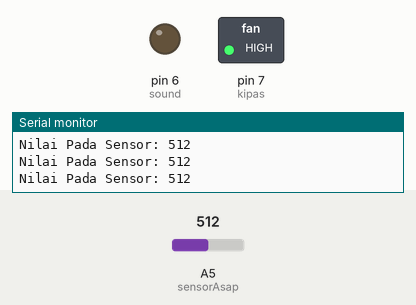
Simulated run of this sketch. Board: Arduino Uno, built with avr-gcc and run on an emulated ATmega328P. Parts: switched loads named in the sketch (green lamp = pin HIGH), output pins drawn as LEDs (lit = HIGH), the last lines printed to the serial monitor. The test bench sets the inputs (shaded band); at power-on: A5 (sensorAsap) = 512.

Above: at 1.2 s.
1.3 s: A5 (sensorAsap) set to 586
2.8 s: A5 (sensorAsap) set to 610
At 3.4 s:
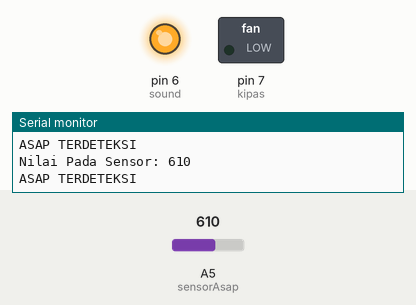
4.3 s: A5 (sensorAsap) set to 590
At 4.8 s:
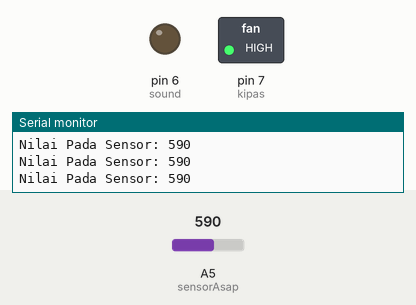
5.8 s: A5 (sensorAsap) set to 716
At 6.2 s:
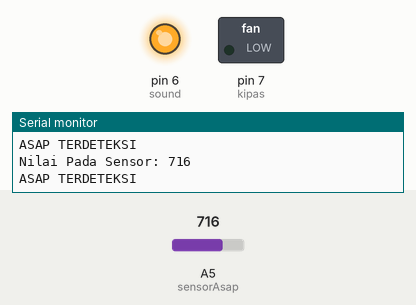
Timing chart, 0 to 8.3 s (numbered marks = the images above; inputs shaded):
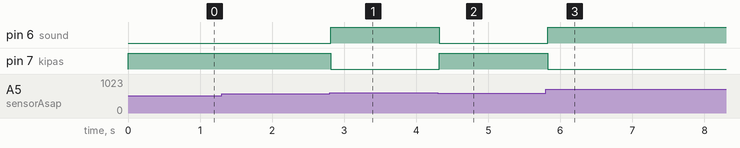

The sketch:

sensor_asap.ino
```cpp
#define sensorAsap A5
#define kipas 7
#define sound 6

int batasWajar = 600; // batas wajar asap

void setup() {
  // put your setup code here, to run once:
  pinMode(sensorAsap, INPUT);
  pinMode(kipas, OUTPUT);
  pinMode(sound, OUTPUT);
  digitalWrite(kipas, HIGH);
  Serial.begin(9600);
}

void loop() {
  // put your main code here, to run repeatedly:
  int asap = analogRead(sensorAsap);

  Serial.print("Nilai Pada Sensor: ");
  Serial.println(asap);

  // Checks if it has reached the threshold value
  if (asap > batasWajar)
  {
    digitalWrite(sound, HIGH);
    Serial.println("ASAP TERDETEKSI");
    digitalWrite(kipas, LOW); // mengaktifkan kipas
  }
  else {
    digitalWrite(kipas, HIGH); // kipas di non-aktifkan
    digitalWrite(sound, LOW);
  }
  delay(100);
}
```

Measured:
- the behaviour switches between 600 and 601 on A5 (sensorAsap) (found by bisection; images 0 and 1)
- after the input at 2.8 s, pin 6 (sound): LOW → HIGH at once; pin 7 (kipas): HIGH → LOW at once
- after the input at 4.3 s, pin 6 (sound): HIGH → LOW at once; pin 7 (kipas): LOW → HIGH at once
- after the input at 5.8 s, pin 6 (sound): LOW → HIGH at once; pin 7 (kipas): HIGH → LOW at once
